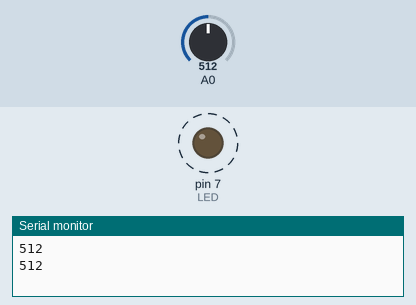
Bench run of a sketch on a simulated Arduino Uno, built with avr-gcc and run on an emulated ATmega328P. Parts: output pins drawn as LEDs (lit = HIGH), the last lines printed to the serial monitor. Dashed ring = blinking. The test bench sets the inputs (shaded band); at power-on: A0 = 512.

Above: at 1.8 s.
1.9 s: A0 set to 306
At 2.2 s:
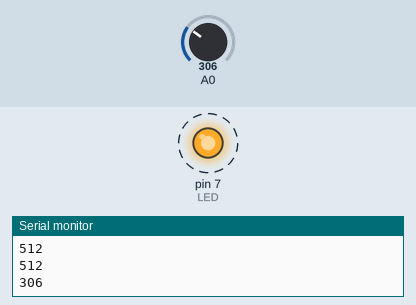
5.4 s: A0 set to 122
At 5.56 s:
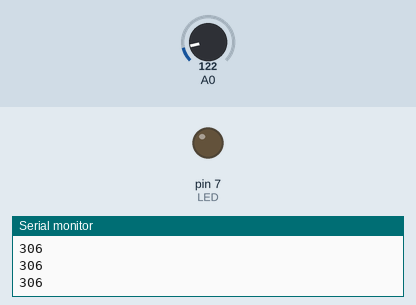
Timing chart, 0 to 14.9 s (numbered marks = the images above; inputs shaded):
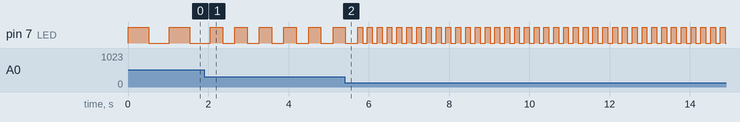

The sketch:

LED_pisca_com_pot.ino
```cpp
int ValPot = 0;
int LED = 7;
void setup() {
  // put your setup code here, to run once:
  Serial.begin(9600);
  pinMode(LED, OUTPUT);
}

void loop() {
  // put your main code here, to run repeatedly:
  ValPot = analogRead(A0);
  Serial.println(ValPot);

  digitalWrite(LED, HIGH);
  delay(ValPot);
  digitalWrite(LED, LOW);
  delay(ValPot);
}
```

Measured:
- after the input at 1.9 s, pin 7 (LED): alternates HIGH for 0.31 s and LOW for 0.31 s, starting after 0.46 s
- by itself, pin 7 (LED): alternates HIGH for 0.51 s and LOW for 0.51 s
